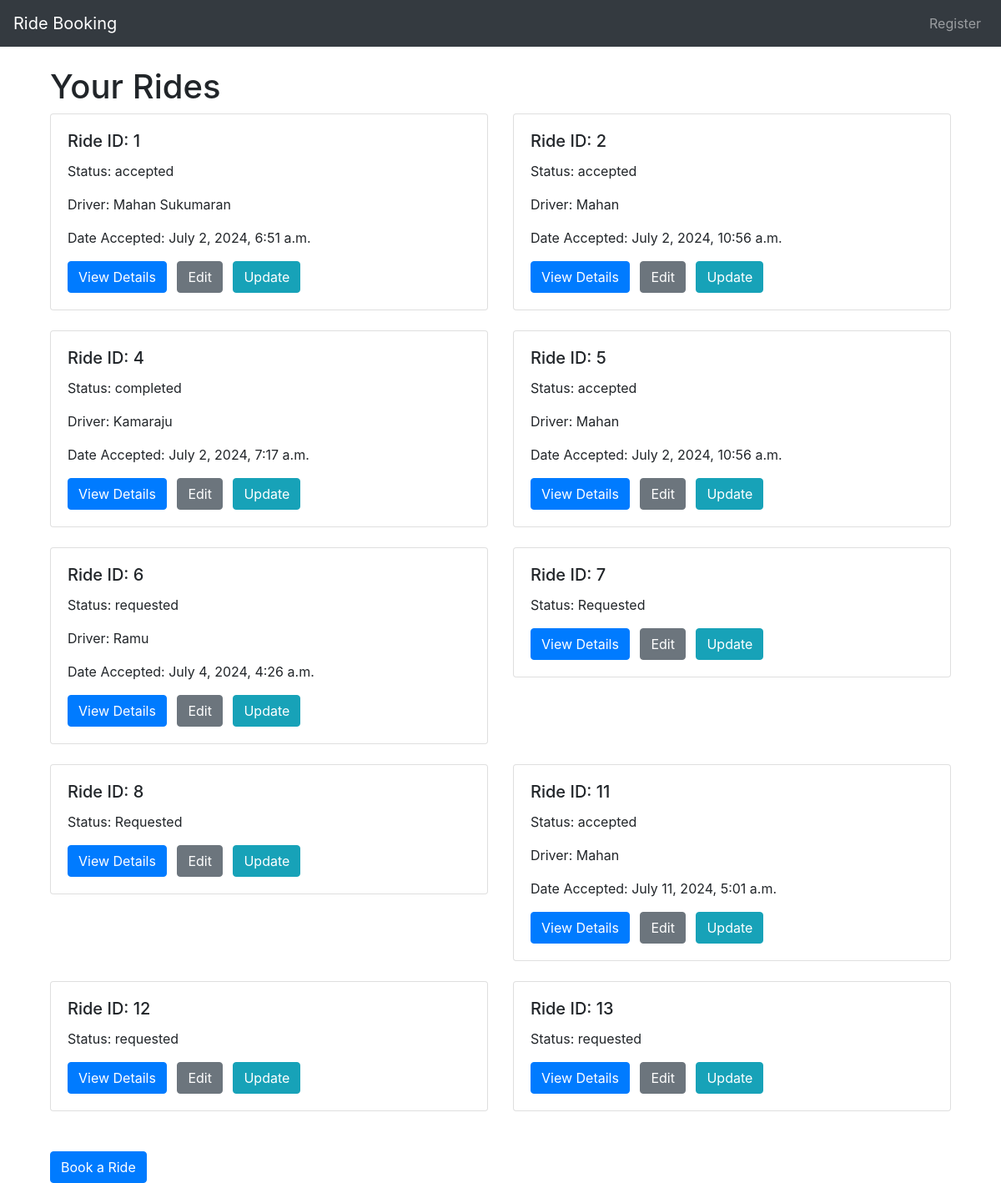
Screenshot of /ride_list/ with the database file from the repository.
### Car/models.py (models this page shows, shortened)
class Ride(models.Model):
    passenger = models.CharField(max_length=250)
    driver = models.CharField(max_length=250, blank=True)
    start_location = models.CharField(max_length=255)
    end_location = models.CharField(max_length=255)
    STATUS_CHOICES = [
        ('requested', 'Requested'),
        ('accepted', 'Accepted'),
        ('completed', 'Completed'),
    ]
    status = models.CharField(max_length=20, choices=STATUS_CHOICES, default='requested')
    date_requested = models.DateTimeField(auto_now_add=True)
    date_accepted = models.DateTimeField(blank=True, null=True)
    date_completed = models.DateTimeField(blank=True, null=True)

### Car/views.py (the view)
# urls.py: path('ride_list/', views.ride_list, name='ride_list'),
def ride_list(request):
    ride=Ride.objects.all()
    return render (request,'ride/ride_list.html',{"ride":ride})

### templates/ride/ride_list.html
{% extends 'ride/ride_base.html' %}
{% block content %}
<div class="container">
  <h1>Your Rides</h1>
  <div class="row">
    {% for ride in ride %}
    <div class="col-md-6 mb-4">
      <div class="card">
        <div class="card-body">
          <h5 class="card-title">Ride ID: {{ ride.id }}</h5>
          <p class="card-text">Status: {{ ride.status }}</p>
          {% if ride.driver %}
          <p class="card-text">Driver: {{ ride.driver }}</p>
          <p class="card-text">Date Accepted: {{ ride.date_accepted }}</p>
          {% endif %}
          <a href="{% url 'ride_detail' ride.pk %}" class="btn btn-primary mr-2">View Details</a>
          <a href="{% url 'ride_update' pk=ride.pk %}" class="btn btn-secondary mr-2">Edit</a>
          <a href="{% url 'ride_update' pk=ride.pk %}" class="btn btn-info">Update</a>
        </div>
      </div>
    </div>
    {% empty %}
    <div class="col">
      <p>No rides booked yet.</p>
    </div>
    {% endfor %}
  </div>
  <div class="row mt-4">
    <div class="col">
      <a href="{% url 'ride_request' %}" class="btn btn-primary">Book a Ride</a>
    </div>
  </div>
</div>
{% endblock %}

### templates/ride/ride_base.html (shortened to what this page needs)
<!DOCTYPE html>
<html lang="en">
<head>
  <link rel="stylesheet" href="https://stackpath.bootstrapcdn.com/bootstrap/4.5.0/css/bootstrap.min.css">
</head>
<body>
  <nav class="navbar navbar-expand-lg navbar-dark bg-dark">
    <a class="navbar-brand" href="#">Ride Booking</a>
    <div class="collapse navbar-collapse" id="navbarNav">
      <ul class="navbar-nav ml-auto">
        {% if user.is_authenticated %}
        <li class="nav-item">
          <a class="nav-link" href="{% url 'ride_list' %}">Your Rides</a>
        </li>
        <li class="nav-item">
          <a class="nav-link" href="{% url 'ride_request' %}">Book a Ride</a>
        </li>
        <li class="nav-item">
          <a class="nav-link" href="{% url 'register' %}">Register</a>
        </li>
        {% else %}
        <li class="nav-item">
          <a class="nav-link" href="{% url 'register' %}">Register</a>
        </li>
        {% endif %}
      </ul>
    </div>
  </nav>
  <div class="container mt-4">
    {% block content %}
    {% endblock %}
  </div>
</body>
</html>

### rows the page displays
Ride: id "1", status "accepted", driver "Mahan Sukumaran", date_accepted "July 2, 2024, 6:51 a.m."
Ride: id "2", status "accepted", driver "Mahan", date_accepted "July 2, 2024, 10:56 a.m."
Ride: id "4", status "completed", driver "Kamaraju", date_accepted "July 2, 2024, 7:17 a.m."
Ride: id "5", status "accepted", driver "Mahan", date_accepted "July 2, 2024, 10:56 a.m."
Ride: id "6", status "requested", driver "Ramu", date_accepted "July 4, 2024, 4:26 a.m."
Ride: id "7", status "Requested"
Ride: id "8", status "Requested"
Ride: id "11", status "accepted", driver "Mahan", date_accepted "July 11, 2024, 5:01 a.m."
Ride: id "12", status "requested"
Ride: id "13", status "requested"
